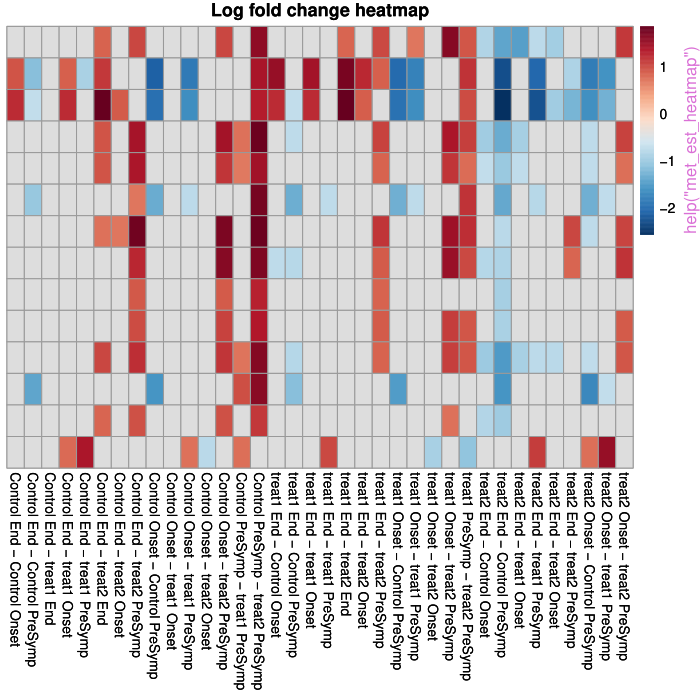

R code for this plot:
pkgname <- "MetabolomicsPipeline"
source(file.path(R.home("share"), "R", "examples-header.R"))
options(warn = 1)
options(pager = "console")
library('MetabolomicsPipeline')

base::assign(".oldSearch", base::search(), pos = 'CheckExEnv')
base::assign(".old_wd", base::getwd(), pos = 'CheckExEnv')
cleanEx()
nameEx("all_sig_subpath")
### * all_sig_subpath

flush(stderr()); flush(stdout())

### Name: all_sig_subpath
### Title: Table of Significant Subpathways
### Aliases: all_sig_subpath

### ** Examples

# Load data
data("demoDataSmall", package = "MetabolomicsPipeline")
dat <- demoDataSmall

# Runsubpathay analysis
sub_analysis <- subpathway_analysis(dat,
    treat_var = "GROUP_NAME",
    block_var = "TIME1",
    strat_var = NULL,
    Assay = "normalized"
)

#############################################################################
### Results Plots ###########################################################
#############################################################################

# significant subpathways by model type
subpath_by_model(sub_analysis)

# Percentage of signficant subpathways within superpathways
subpath_within_superpath(sub_analysis)

met_within_sub(sub_analysis, subpathway = "Aminosugar Metabolism")

# All signifiicant subpathways
all_sig_subpath(sub_analysis)




cleanEx()
nameEx("log_transformation")
### * log_transformation

flush(stderr()); flush(stdout())

### Name: log_transformation
### Title: Log transformation of metabolite data
### Aliases: log_transformation

### ** Examples

data("demoDataSmall", package = "MetabolomicsPipeline")
peak <- SummarizedExperiment::assay(demoDataSmall, "peak")

# Median standardization
peak_med <- median_standardization(peak_data = peak)

# Min value imputation
peakImpute <- min_val_impute(peak_data = peak_med)

# log transformation
peak_log <- log_transformation(peak_data = peakImpute)





cleanEx()
nameEx("median_standardization")
### * median_standardization

flush(stderr()); flush(stdout())

### Name: median_standardization
### Title: Median standardization for metabolite data
### Aliases: median_standardization

### ** Examples

data("demoDataSmall", package = "MetabolomicsPipeline")
peak <- SummarizedExperiment::assay(demoDataSmall, "peak")

# Median standardization
peak_med <- median_standardization(peak_data = peak)

# Min value imputation
peakImpute <- min_val_impute(peak_data = peak_med)

# log transformation
peak_log <- log_transformation(peak_data = peakImpute)






cleanEx()
nameEx("met_est_heatmap")
### * met_est_heatmap

flush(stderr()); flush(stdout())

### Name: met_est_heatmap
### Title: Metabolite Pairwise Estimate Interactive Heatmap.
### Aliases: met_est_heatmap

### ** Examples

# Load data
data("demoDataSmall", package = "MetabolomicsPipeline")
dat <- demoDataSmall

# Run pairwise analysis
strat_pairwise <- metabolite_pairwise(dat,
    form = "GROUP_NAME*TIME1",
    strat_var = "Gender"
)

#############################################################################
## Create Estimate Heatmap ##################################################
#############################################################################

met_est_heatmap(strat_pairwise$Female, dat,
               interactive = FALSE,
                SUB_PATHWAY = "SUB_PATHWAY",
               CHEMICAL_NAME = "CHEMICAL_NAME",
               plotlyTitle = "Metabolite log fold change",
               main = "Log fold change heatmap", show_rownames = FALSE
)


##############################################################################
## Create P-value Heatmap ####################################################
##############################################################################
# Female
met_p_heatmap(strat_pairwise$Female, dat,
             interactive = FALSE, show_rownames = FALSE,
             plotlyTitle = "P-Value Heatmap",
             main = "Pvalue Heatmap"
)





cleanEx()
nameEx("met_p_heatmap")
### * met_p_heatmap

flush(stderr()); flush(stdout())

### Name: met_p_heatmap
### Title: Metabolite Pairwise P-Value Interactive Heatmap.
### Aliases: met_p_heatmap

### ** Examples

# Load data
data("demoDataSmall", package = "MetabolomicsPipeline")
dat <- demoDataSmall

# Run pairwise analysis
strat_pairwise <- metabolite_pairwise(dat,
    form = "GROUP_NAME*TIME1",
    strat_var = "Gender"
)

#############################################################################
## Create Estimate Heatmap ##################################################
############################################################################

met_est_heatmap(strat_pairwise$Female, dat,
               interactive = FALSE,
               CHEM_ID = "CHEM_ID", SUB_PATHWAY = "SUB_PATHWAY",
               CHEMICAL_NAME = "CHEMICAL_NAME",
               plotlyTitle = "Estimate Heatmap", 
               main = "Log fold change heatmap", show_rownames = FALSE
)


##############################################################################
## Create P-value Heatmap ####################################################
##############################################################################
# Female
met_p_heatmap(strat_pairwise$Female, dat,
             interactive = FALSE, show_rownames = FALSE,
             plotlyTitle = "P-Value Heatmap",
             main = "Pvalue Heatmap"
)






cleanEx()
nameEx("met_within_sub")
### * met_within_sub

flush(stderr()); flush(stdout())

### Name: met_within_sub
### Title: Metabolites within Subpathway Table
### Aliases: met_within_sub

### ** Examples

data("demoDataSmall", package = "MetabolomicsPipeline")
dat <- demoDataSmall

# Runsubpathay analysis
sub_analysis <- subpathway_analysis(dat,
    treat_var = "GROUP_NAME",
    block_var = "TIME1",
    strat_var = NULL,
    Assay = "normalized"
)

#############################################################################
### Results Plots ###########################################################
#############################################################################

# significant subpathways by model type
subpath_by_model(sub_analysis)

# Percentage of signficant subpathways within superpathways
subpath_within_superpath(sub_analysis)

met_within_sub(sub_analysis, subpathway = "Aminosugar Metabolism")




cleanEx()
nameEx("metabolite_heatmap")
### * metabolite_heatmap

flush(stderr()); flush(stdout())

### Name: metabolite_heatmap
### Title: Create metabolite heatmap
### Aliases: metabolite_heatmap

### ** Examples

# load data
data("demoDat", package = "MetabolomicsPipeline")
dat <- demoDat

# Heatmap with one group
treat_heatmap <- metabolite_heatmap(dat,
    top_mets = 50,
    group_vars = "GROUP_NAME",
    strat_var = NULL,
    caption = "Heatmap Arranged By Group",
    Assay = "normalized",
    GROUP_NAME
)




cleanEx()
nameEx("metabolite_pairwise")
### * metabolite_pairwise

flush(stderr()); flush(stdout())

### Name: metabolite_pairwise
### Title: Metabolite Pairwise Comparisons.
### Aliases: metabolite_pairwise

### ** Examples

# Load data
data("demoDataSmall", package = "MetabolomicsPipeline")
dat <- demoDataSmall

# Run pairwise analysis
strat_pairwise <- metabolite_pairwise(dat,
    form = "GROUP_NAME*TIME1",
    strat_var = "Gender"
)

#############################################################################
## Create Estimate Heatmap #####################################################
################################################################################

met_est_heatmap(strat_pairwise$Female, dat,
               interactive = FALSE,
               CHEM_ID = "CHEM_ID", SUB_PATHWAY = "SUB_PATHWAY",
               CHEMICAL_NAME = "CHEMICAL_NAME",
               main = "Log fold change heatmap", show_rownames = FALSE
)


################################################################################
## Create P-value Heatmap ######################################################
################################################################################
# Female
met_p_heatmap(strat_pairwise$Female, dat,
             interactive = FALSE, show_rownames = FALSE,
             main = "Pvalue Heatmap"
)




cleanEx()
nameEx("metabolite_pca")
### * metabolite_pca

flush(stderr()); flush(stdout())

### Name: metabolite_pca
### Title: Metabolite PCA
### Aliases: metabolite_pca

### ** Examples


# load data
data("demoDat", package = "MetabolomicsPipeline")
dat <- demoDat

# Define PCA label from metadata
meta_var <- "Gender"

# Run PCA
pca <- metabolite_pca(dat,
    meta_var = meta_var
)


# Show PCA
pca




cleanEx()
nameEx("min_val_impute")
### * min_val_impute

flush(stderr()); flush(stdout())

### Name: min_val_impute
### Title: Minimum Value Imputation
### Aliases: min_val_impute

### ** Examples

data("demoDataSmall", package = "MetabolomicsPipeline")
peak <- SummarizedExperiment::assay(demoDataSmall, "peak")

# Median standardization
peak_med <- median_standardization(peak_data = peak)

# Min value imputation
peakImpute <- min_val_impute(peak_data = peak_med)

# log transformation
peak_log <- log_transformation(peak_data = peakImpute)




cleanEx()
nameEx("subpath_by_model")
### * subpath_by_model

flush(stderr()); flush(stdout())

### Name: subpath_by_model
### Title: Subpathway model type table
### Aliases: subpath_by_model

### ** Examples

# Load data
data("demoDataSmall", package = "MetabolomicsPipeline")
dat <- demoDataSmall

# Runsubpathay analysis
sub_analysis <- subpathway_analysis(dat,
    treat_var = "GROUP_NAME",
    block_var = "TIME1",
    strat_var = NULL,
    Assay = "normalized"
)

#############################################################################
### Results Plots ###########################################################
#############################################################################

# significant subpathways by model type
subpath_by_model(sub_analysis)

# Percentage of signficant subpathways within superpathways
subpath_within_superpath(sub_analysis)

met_within_sub(sub_analysis, subpathway = "Aminosugar Metabolism")




cleanEx()
nameEx("subpath_within_superpath")
### * subpath_within_superpath

flush(stderr()); flush(stdout())

### Name: subpath_within_superpath
### Title: Proportion of the Significant Subpathways Within Superpathways
### Aliases: subpath_within_superpath

### ** Examples


# Load data
data("demoDataSmall", package = "MetabolomicsPipeline")
dat <- demoDataSmall

# Runsubpathay analysis
sub_analysis <- subpathway_analysis(dat,
    treat_var = "GROUP_NAME",
    block_var = "TIME1",
    strat_var = NULL,
    Assay = "normalized"
)

#############################################################################
### Results Plots ###########################################################
#############################################################################

# significant subpathways by model type
subpath_by_model(sub_analysis)

# Percentage of signficant subpathways within superpathways
subpath_within_superpath(sub_analysis)

met_within_sub(sub_analysis, subpathway = "Aminosugar Metabolism")




cleanEx()
nameEx("subpathway_analysis")
### * subpathway_analysis

flush(stderr()); flush(stdout())

### Name: subpathway_analysis
### Title: Subpathway Analysis
### Aliases: subpathway_analysis

### ** Examples

# Load data
data("demoDataSmall", package = "MetabolomicsPipeline")
dat <- demoDataSmall

# Runsubpathay analysis
sub_analysis <- subpathway_analysis(dat,
    treat_var = "GROUP_NAME",
    block_var = "TIME1",
    strat_var = NULL,
    Assay = "normalized"
)

#############################################################################
### Results Plots ###########################################################
#############################################################################

# significant subpathways by model type
subpath_by_model(sub_analysis)

# Percentage of signficant subpathways within superpathways
subpath_within_superpath(sub_analysis)

met_within_sub(sub_analysis, subpathway = "Aminosugar Metabolism")

# All signifiicant subpathways
all_sig_subpath(sub_analysis)




cleanEx()
nameEx("subpathway_boxplots")
### * subpathway_boxplots

flush(stderr()); flush(stdout())

### Name: subpathway_boxplots
### Title: Subpathway Boxplots
### Aliases: subpathway_boxplots

### ** Examples

# load data
data("demoDat", package = "MetabolomicsPipeline")
dat <- demoDat

#############################################################################
### BoxPlots ###############################################################
############################################################################

subpathway_boxplots(dat,
    subpathway = "Lactoyl Amino Acid", block_var = TIME1,
    treat_var = GROUP_NAME, Assay = "normalized",
    CHEMICAL_NAME = "CHEMICAL_NAME",
    SUB_PATHWAY = "SUB_PATHWAY", Gender == "Female"
)


############################################################################
## Line plots ##############################################################
############################################################################

# Set up data
dat$TIME1 <- as.numeric(factor(dat$TIME1,
    levels = c("PreSymp", "Onset", "End")
))
# Create line plots
subpathway_lineplots(dat,
                    subpathway = "Lactoyl Amino Acid",
                    block_var = TIME1, treat_var = GROUP_NAME,
                    Assay = "normalized",
                    CHEMICAL_NAME = "CHEMICAL_NAME",
                    SUB_PATHWAY="SUB_PATHWAY",Gender == "Female")






cleanEx()
nameEx("subpathway_lineplots")
### * subpathway_lineplots

flush(stderr()); flush(stdout())

### Name: subpathway_lineplots
### Title: Subpathway Lineplots
### Aliases: subpathway_lineplots

### ** Examples

data("demoDat", package = "MetabolomicsPipeline")
dat <- demoDat

#############################################################################
### BoxPlots ###############################################################
############################################################################

subpathway_boxplots(dat,
    subpathway = "Lactoyl Amino Acid", block_var = TIME1,
    treat_var = GROUP_NAME, Assay = "normalized",
    CHEMICAL_NAME = "CHEMICAL_NAME",
    SUB_PATHWAY = "SUB_PATHWAY", Gender == "Female"
)


############################################################################
## Line plots ##############################################################
############################################################################

# Set up data
dat$TIME1 <- as.numeric(factor(dat$TIME1,
    levels = c("PreSymp", "Onset", "End")
))

# Create line plots
subpathway_lineplots(dat,
    subpathway = "Lactoyl Amino Acid",
    block_var = TIME1, treat_var = GROUP_NAME,
    Assay = "normalized",
    CHEMICAL_NAME = "CHEMICAL_NAME",
    SUB_PATHWAY = "SUB_PATHWAY", Gender == "Female"
)




### * <FOOTER>
###
cleanEx()
options(digits = 7L)
base::cat("Time elapsed: ", proc.time() - base::get("ptime", pos = 'CheckExEnv'),"\n")
grDevices::dev.off()
###
### Local variables: ***
### mode: outline-minor ***
### outline-regexp: "\\(> \\)?### [*]+" ***
### End: ***
quit('no')
